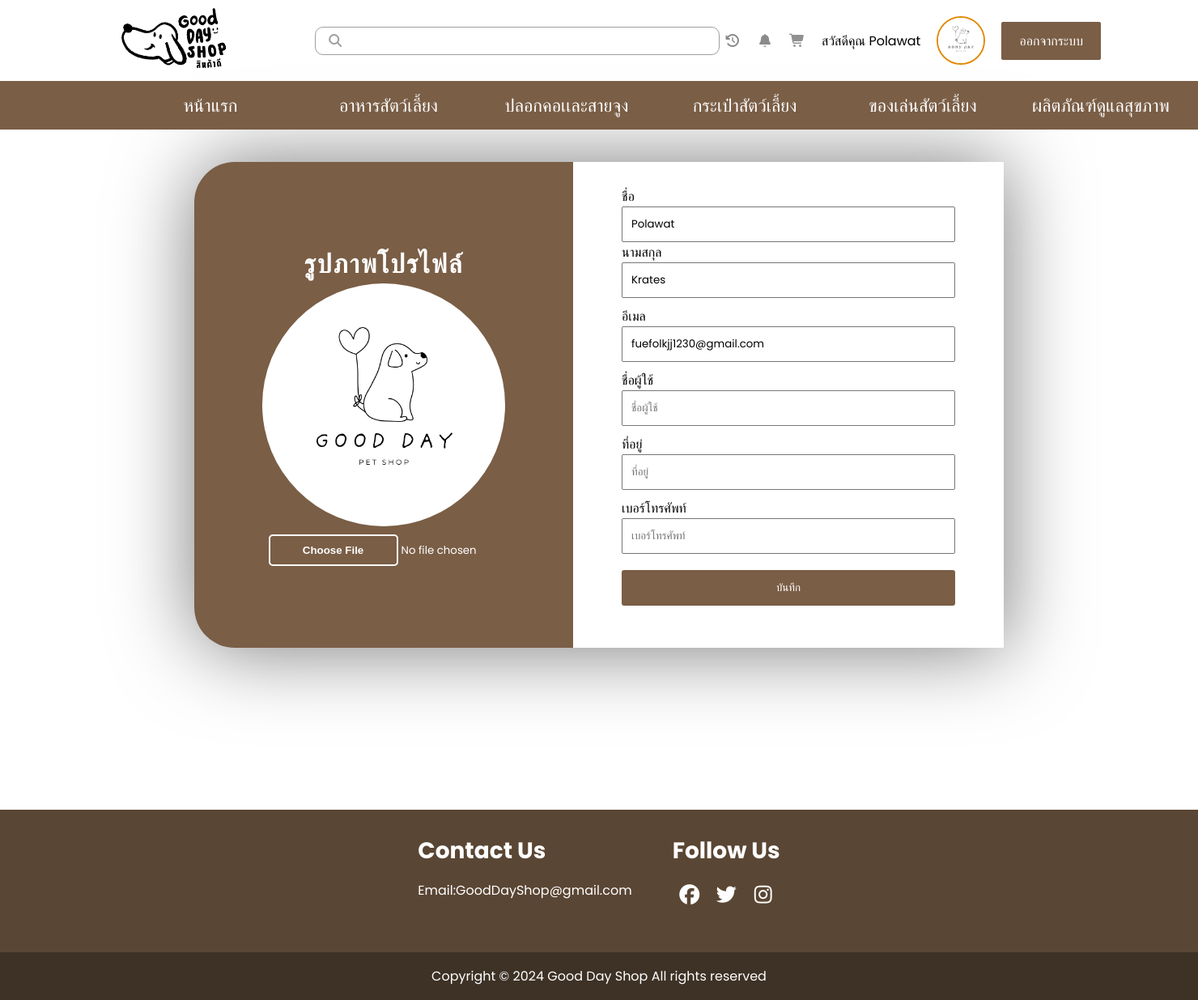
/editprofile.php (signed in), run on the app's committed database.
### tables this page shows
CREATE TABLE `customer` (
  `cus_id` int(11) NOT NULL,
  `cus_username` varchar(50) NOT NULL,
  `cus_password` varchar(255) NOT NULL,
  `cus_fname` varchar(50) NOT NULL,
  `cus_lname` varchar(50) NOT NULL,
  `cus_phone` varchar(20) DEFAULT NULL,
  `cus_email` varchar(100) NOT NULL,
  `cus_address` varchar(255) DEFAULT NULL,
  `cus_picture` varchar(255) DEFAULT 'default_pic.png'
);

### editprofile.php (the view, shortened to what this page needs)
<!DOCTYPE html>
<html lang="en">
<head>
    <link rel="stylesheet" href="style/editprofiles.css">
    <link rel="stylesheet" href="https://cdnjs.cloudflare.com/ajax/libs/font-awesome/7.0.1/css/all.min.css" />
</head>
<?php
require_once('conn.php');
$cus_id = $_SESSION['cus_id'];
$fname  = $_SESSION['cus_fname'];
    $result = mysqli_query($conn, "SELECT cus_picture FROM customer WHERE cus_id = '$cus_id'");
    $imageRow = mysqli_fetch_assoc($result);
    $cus_picture = $imageRow['cus_picture'] ?? 'default.png';
?>
<?php
    $sql = "SELECT * FROM customer WHERE cus_id = '$cus_id'";
    $result = $conn->query($sql);
    $row = $result->fetch_assoc();
?>
<body>
    <header>
        <div class="head-container">
            <div class="logo">
                <img src="img/Shop2.png">
            </div>
            <div class="search-box">
                <input type="text">
                <i class="fa-solid fa-magnifying-glass"></i>
            </div>
            <div class="menubar">
                <ul>
                    <li class="bell"><a href="orderhistory.php"><i class="fa-solid fa-clock-rotate-left"></i></a></li>
                    <li class="bell"><a href=""><i class="fa-solid fa-bell"></i></a></li>
                    <li class="cart"><a href="cart.php"><i class="fa-solid fa-cart-shopping"></i></a></li>
                    <li class="#"><a href="editprofile.php">สวัสดีคุณ <?php echo ($fname); ?> </a></li>
                    <li class="pic-box">
                        <a href="editprofile.php">
                            <img src="img/profile_pic/<?php echo $cus_picture; ?>" alt="Profile Image">
                        </a>
                    </li>
                    <li class="regis-btn"><a href="login.php">ออกจากระบบ</a></li>
                </ul>
            </div>
        </div>
    </header>
    <nav class="main-nav" id="mainNav">
            <ul>
                <li><a href="user-login.php">หน้าแรก</a></li>
                <li><a href="user-login.php">อาหารสัตว์เลี้ยง</a>
                </li>
                <li><a href="user-login.php">ปลอกคอเเละสายจูง</a></li>
                <li><a href="user-login.php">กระเป๋าสัตว์เลี้ยง</a></li>
                <li><a href="user-login.php">ของเล่นสัตว์เลี้ยง</a></li>
                <li><a href="user-login.php">ผลิตภัณฑ์ดูแลสุขภาพ</a></li>
            </ul>
        </nav>
    <div class ="containers">
            <form action="editprofile.php" method="POST" enctype="multipart/form-data">
                <div class="left-side">
                    <h1>รูปภาพโปรไฟล์</h1>
                    <div class ="profile-box">
                        <img src="img/profile_pic/<?php echo $cus_picture; ?>" alt="Profile Image" class="dp">
                    </div>
                    <div class="input_box">
                        <input type="file" name="uploadfile" id="upload-btn" class="custom-file-input" value="<?=$row['cus_picture'];?>">
                    </div>
                </div>
                <div class="right-side">
                    <div class="input_box">
                        <p>ชื่อ</p>
                        <input type="text" placeholder="ชื่อจริง" name="cus_fname" value="<?=$row['cus_fname'];?>">
                        <p>นามสกุล</p>
                        <input type="text" placeholder="นามสกุล" name="cus_lname" value="<?=$row['cus_lname'];?>">
                    </div>
                    <div class="input_box">
                        <p>อีเมล</p>
                        <input type="email" placeholder="อีเมล" name="cus_email" value="<?=$row['cus_email'];?>">
                    </div>
                    <div class="input_box">
                        <p>ชื่อผู้ใช้</p>
                        <input type="text" placeholder="ชื่อผู้ใช้" name="cus_username" value="<?=$row['cus_username'];?>">
                    </div>
                    <div class="input_box">
                        <p>ที่อยู่</p>
                        <input type="text" placeholder="ที่อยู่" name="cus_address" value="<?=$row['cus_address'];?>">
                    </div>
                    <div class="input_box">
                        <p>เบอร์โทรศัพท์</p>
                        <input type="text" placeholder="เบอร์โทรศัพท์" name="cus_phone" value="<?=$row['cus_phone'];?>">
                    </div>
                    <div class="input_box">
                        <input type="submit" value="บันทึก" class="sub-btn" name="sub-btn">
                    </div>
                </div>
            </form>
    </div>
    <footer>
    <div class="big-footer">
        <div class="container-footer">
            <div class="title">
                    <h3>Contact Us</h3>
            </div>
            <div class="footer-content">
                    <p>Email:GoodDayShop@gmail.com</p>
            </div>
        </div>
        <div class="footer-content-eiei">
                    <h3>Follow Us</h3>
                    <ul class="social-icons">
                        <li><a href=""><i class="fa-brands fa-facebook"></i></i></a></li>
                        <li><a href=""><i class ="fab fa-twitter"></i></a></li>
                        <li><a href=""><i class="fa-brands fa-instagram"></i></i></a></li>
                    </ul>
        </div>
    </div>
        <div class = bottom-bar>
                <p>Copyright &copy; 2024 Good Day Shop All rights reserved</p>
        </div>
    </footer>
</body>
</html>

### style/editprofiles.css (style rules this page uses)
* { box-sizing: border-box; padding: 0; margin: 0; font-family: Poppins,Itim,sans-serif; color: black }
.head-container { height: 100px; display: flex; justify-content: space-between; width: 100%; background-color: #fff; }
.pic-box { margin-right: 10px; border-radius: 50%; overflow: hidden; border: 2px solid rgb(226, 137, 4); width: 60px; height: 60px; }
.pic-box img { width: 100%; height: 100%; object-fit: cover; object-position: center; }
.menubar { display: flex; height: 100%; align-items: center; padding-right: 100px; max-width: fit-content; width: 100%; }
.menubar ul { list-style: none; display: flex; align-items: center; }
.menubar ul a { text-decoration: none; }
.menubar ul li { margin-right: 20px; }
.regis-btn a { padding: 10px 20px 10px 20px; background-color: #7a5e46; border: 2px solid #7a5e46; border-radius: 3px; color: #fff; transition: 0.5s; }
.search-box { height: 100%; width: 100%; display: flex; justify-content: center; align-items: center; }
.search-box i { position: absolute; margin-left: -350px; color: rgb(160, 159, 159); }
.search-box input { width: 500px; height: 35px; border: 1px solid rgb(158, 158, 158); padding: 10px 10px 10px 40px; border-radius: 10px; margin-left: 100px; transition: 0.5s; }
.bell i { color: rgb(139, 139, 139); }
.cart i { color: #919191; }
.logo { height: 100%; width: auto; display: flex; align-items: center; padding-left: 150px; }
.logo img { height: 80%; object-fit: cover; }
nav ul { list-style: none; display: flex; align-items: center; height: 60px; justify-content: space-between; position: absolute; }
nav ul a { text-decoration: none; height: 100%; color: #ffffff; align-items: center; width: 220px; display: flex; transition: 0.3s; justify-content: center; font-size: 22px; }
nav ul li { height: 100%; display: flex; transition: 0.3s; }
.main-nav { height: 60px; width: 100%; background-color: #7a5e46; padding: 0px 150px 0px 150px; position: sticky; top: 0; z-index: 1000; }
.containers { display: flex; margin-top: 40px; width: 100%; height: 100%; justify-content: center; align-items: center; }
.profile-box { justify-content: center; align-items: center; display: flex; width: 300px; height: 300px; border-radius: 50%; overflow: hidden; object-fit: cover; object-position: center; transition: 0.5s; }
.profile-box img { display: flex; width: auto; justify-content: center; width: 100%; height: 100%; object-position: center; object-fit: cover; }
form { position: relative; width: 1000px; height: 600px; display: flex; background-color: transparent; box-shadow: 1px 1px 100px 1px rgba(0, 0, 0, 0.527); background-color: #7a5e46; border-radius: 50px 0px 0px 50px; }
input[type='file'] { color: #fff; }
.left-side { height: 100%; width: 100%; display: flex; flex-direction: column; justify-content: center; align-items: center; }
.left-side h1 { color: #fff; letter-spacing: 2px; }
.right-side { padding: 20px 60px 60px 60px; width: 100%; background-color: #ffffff; }
.right-side .input_box { padding-top: 10px; }
.right-side .input_box input { width: 100%; padding: 10px; }
.sub-btn { margin-top: 10px; padding: 10px 20px 10px 20px; background-color: #7a5e46; border: 2px solid #7a5e46; border-radius: 3px; color: #fff; transition: 0.5s; }
footer { background: #5a4634; padding-top: 30px; margin-top: 200px; }
.big-footer { display: flex; justify-content: center; width: 100%; }
.container-footer { padding-right: 50px; }
.title h3 { display: flex; }
.footer-content { display: flex; }
.footer-content-eiei h3 { font-size: 28px; margin-bottom: 15px; text-align: center; color : white; }
.container-footer h3 { font-size: 28px; margin-bottom: 15px; text-align: center; color : white; }
.footer-content p { margin: auto; color : white; }
.social-icons { text-align: center; padding: 0; }
.social-icons li { display: inline-block; text-align: center; padding: 5px; }
.social-icons i { color: white; font-size: 25px; }
.social-icons li a { text-decoration: none; }
.bottom-bar { background: #3e3226; text-align: center; padding: 10px 0; margin-top: 50px; }
.bottom-bar p { color: white; margin: 0; font-size: 16px; padding: 7px; }

### data on the page
customer: cus_picture (placeholder picture), cus_fname "Polawat", cus_lname "Krates", cus_email "fuefolkjj1230@gmail.com"

### other printed values
$fname "Polawat"
